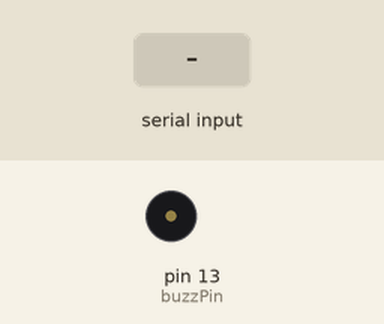
Simulated run of this sketch. Board: Arduino Uno, built with avr-gcc and run on an emulated ATmega328P. Shown: buzzer (waves = sounding, pin HIGH). The test bench sets the inputs (shaded band). What the sketch prints to the serial monitor is not drawn.

Above: at 1.2 s.
1.3 s: "90,45\n" received over Serial
At 2.1 s:
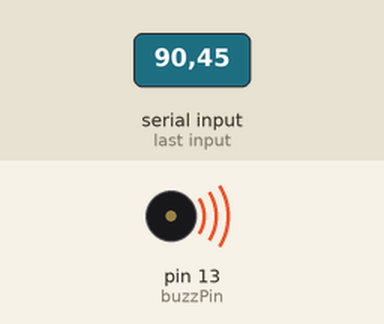
Timing chart, 0 to 4.3 s (numbered marks = the images above; inputs shaded):
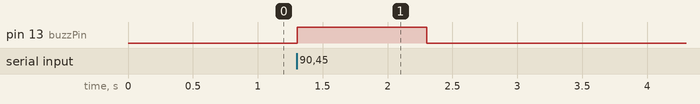

The sketch:

buzzer.ino
```cpp
int numInput;
int buzzPin=13;
int timeDelay=1000;
String inputPhrase="Enter Any Number::  ";

void setup() {
  // put your setup code here, to run once:
  Serial.begin(9600);
  pinMode(buzzPin,OUTPUT);

}

void loop() {
  // put your main code here, to run repeatedly:
Serial.println(inputPhrase);
while(Serial.available()){
  }
numInput=Serial.parseInt();
if (numInput>10){
  digitalWrite(buzzPin,HIGH);
  delay(timeDelay);
  digitalWrite(buzzPin,LOW);
    }
}
```

Measured:
- after the input at 1.3 s, pin 13 (buzzPin): LOW → HIGH at once, → LOW 1.0 s later
